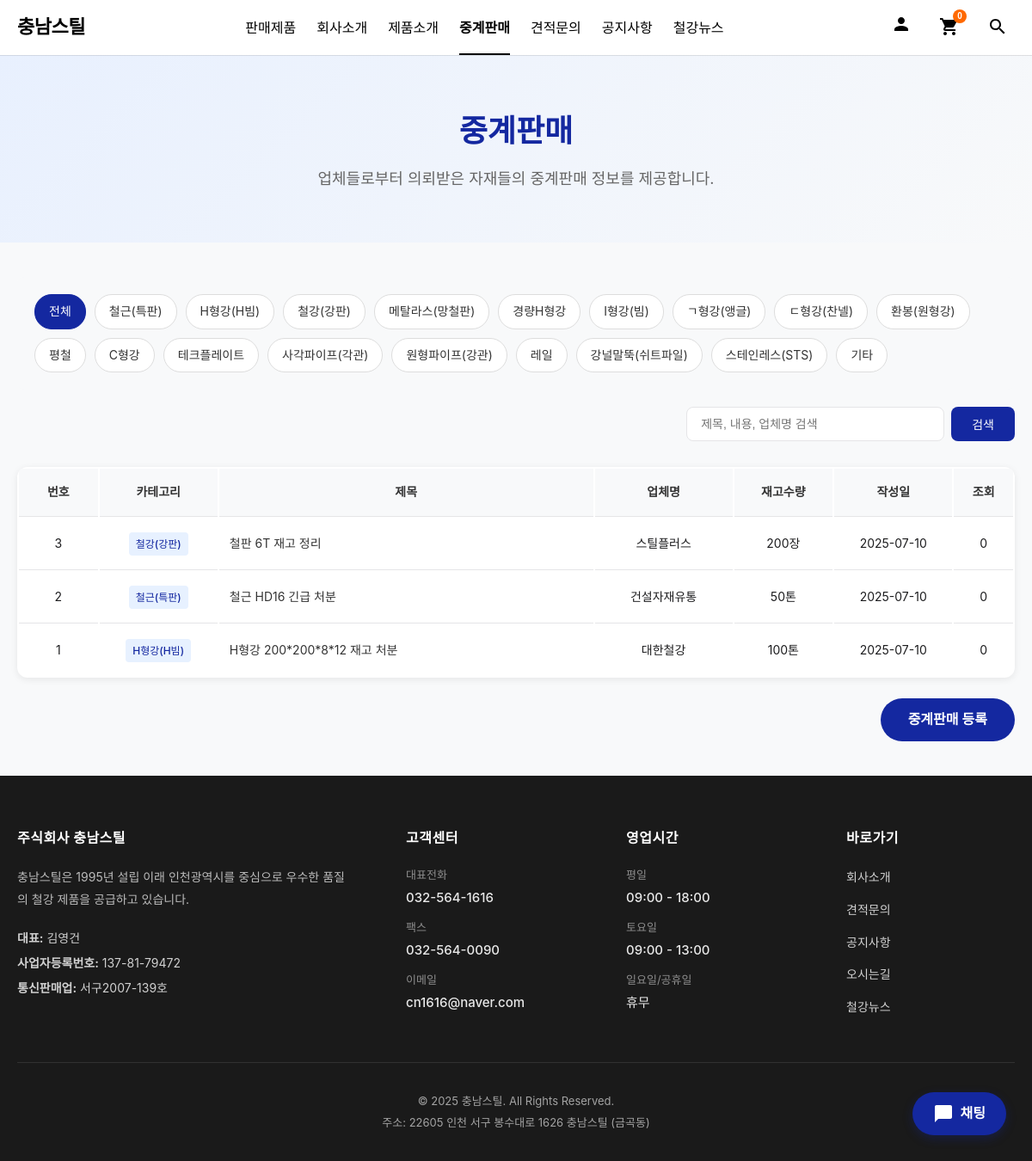
The page /consignment.php on the database its author committed.
### tables this page shows
CREATE TABLE IF NOT EXISTS board_consignment (
    id SERIAL PRIMARY KEY,
    title VARCHAR(255) NOT NULL,
    content TEXT NOT NULL,
    writer VARCHAR(100) NOT NULL,
    password VARCHAR(255) NOT NULL,
    company_name VARCHAR(200) NOT NULL,
    category VARCHAR(50) NOT NULL,
    stock_quantity VARCHAR(100),
    price_info TEXT,
    contact_person VARCHAR(100),
    contact_phone VARCHAR(50),
    contact_email VARCHAR(100),
    location VARCHAR(200),
    attachment VARCHAR(255),
    view_count INTEGER DEFAULT 0,
    status VARCHAR(20) DEFAULT 'active',  
    created_at TIMESTAMP DEFAULT CURRENT_TIMESTAMP,
    updated_at TIMESTAMP DEFAULT CURRENT_TIMESTAMP
);

### db.php (called while the page is built, shortened)
<?php
if (!function_exists('escape')) {
    function escape($str) {
        return htmlspecialchars($str, ENT_QUOTES, 'UTF-8');
    }
}
if (!function_exists('getPagination')) {
    function getPagination($totalCount, $currentPage, $perPage = 10) {
        $totalPages = ceil($totalCount / $perPage);
        $startPage = max(1, $currentPage - 5);
        $endPage = min($totalPages, $currentPage + 5);
        return [
            'totalPages' => $totalPages,
            'currentPage' => $currentPage,
            'startPage' => $startPage,
            'endPage' => $endPage,
            'perPage' => $perPage,
            'offset' => ($currentPage - 1) * $perPage
        ];
    }
}
if (!function_exists('formatDate')) {
    function formatDate($date, $format = 'Y-m-d') {
        return date($format, strtotime($date));
    }
}
?>

### board/board_template.php (called while the page is built, shortened)
<?php
class BoardTemplate {
    private $db;
    private $tableName;
    public function __construct($db, $boardType) {
        $this->db = $db;
        $this->boardType = $boardType;
        switch($boardType) {
            case 'consignment':
                $this->tableName = 'board_consignment';
                break;
        }
    }
    public function getList($page = 1, $perPage = 10, $search = '', $category = '') {
        $offset = ($page - 1) * $perPage;
        $where = [];
        $params = [];
        $whereClause = !empty($where) ? "WHERE " . implode(" AND ", $where) : "";
        $countSql = "SELECT COUNT(*) FROM {$this->tableName} {$whereClause}";
        $stmt = $this->db->prepare($countSql);
        $stmt->execute();
        $totalCount = $stmt->fetchColumn();
        $orderBy = "created_at DESC, id DESC";
        $sql = "SELECT * FROM {$this->tableName} {$whereClause}
                ORDER BY {$orderBy}
                LIMIT :limit OFFSET :offset";
        $stmt = $this->db->prepare($sql);
        $stmt->bindParam(':limit', $perPage, PDO::PARAM_INT);
        $stmt->bindParam(':offset', $offset, PDO::PARAM_INT);
        $stmt->execute();
        return [
            'list' => $stmt->fetchAll(),
            'totalCount' => $totalCount,
            'pagination' => getPagination($totalCount, $page, $perPage)
        ];
    }
}
?>

### consignment.php (the view, shortened to what this page needs)
<?php
require_once 'db.php';
require_once 'board/board_template.php';
include 'head.php';
$board = new BoardTemplate($pdo, 'consignment');
$page = isset($_GET['page']) ? (int)$_GET['page'] : 1;
$search = isset($_GET['search']) ? $_GET['search'] : '';
$category = isset($_GET['category']) ? $_GET['category'] : '';
$categories = [
    '철근' => '철근(특판)',
    'H형강' => 'H형강(H빔)',
    '철강' => '철강(강판)',
    '메탈라스' => '메탈라스(망철판)',
    '경량H형강' => '경량H형강',
    'I형강' => 'I형강(빔)',
    'ㄱ형강' => 'ㄱ형강(앵글)',
    'ㄷ형강' => 'ㄷ형강(찬넬)',
    '환봉' => '환봉(원형강)',
    '평철' => '평철',
    'C형강' => 'C형강',
    '테크플레이트' => '테크플레이트',
    '사각파이프' => '사각파이프(각관)',
    '원형파이프' => '원형파이프(강관)',
    '레일' => '레일',
    '강널말뚝' => '강널말뚝(쉬트파일)',
    '스테인레스' => '스테인레스(STS)',
    '기타' => '기타'
];
$result = $board->getList($page, 10, $search, $category);
$posts = $result['list'];
?>
<div class="page-header">
    <h2>중계판매</h2>
    <p>업체들로부터 의뢰받은 자재들의 중계판매 정보를 제공합니다.</p>
</div>
<section class="board-section">
    <div class="board-container consignment-container">
        <div class="category-filter">
            <a href="?category=" class="category-item <?php echo $category == '' ? 'active' : ''; ?>">전체</a>
            <?php foreach ($categories as $key => $value): ?>
                <a href="?category=<?php echo urlencode($key); ?>"
                   class="category-item <?php echo $category == $key ? 'active' : ''; ?>">
                    <?php echo $value; ?>
                </a>
            <?php endforeach; ?>
        </div>
        <div class="board-search">
            <form method="get" action="">
                <input type="text" name="search" value="<?php echo escape($search); ?>" placeholder="제목, 내용, 업체명 검색">
                <button type="submit">검색</button>
            </form>
        </div>
        <table class="board-table consignment-table">
            <thead>
                <tr>
                    <th width="8%">번호</th>
                    <th width="12%">카테고리</th>
                    <th width="38%">제목</th>
                    <th width="14%">업체명</th>
                    <th width="10%">재고수량</th>
                    <th width="12%">작성일</th>
                    <th width="6%">조회</th>
                </tr>
            </thead>
            <tbody>
                <?php if (empty($posts)): ?>
                <tr>
                    <td colspan="7" class="empty-state">
                        등록된 중계판매 정보가 없습니다.
                    </td>
                </tr>
                <?php else: ?>
                    <?php foreach ($posts as $post): ?>
                    <tr>
                        <td><?php echo $post['id']; ?></td>
                        <td>
                            <span class="category-badge">
                                <?php echo escape($categories[$post['category']] ?? $post['category']); ?>
                            </span>
                        </td>
                        <td style="text-align: left;">
                            <a href="board_view.php?type=consignment&id=<?php echo $post['id']; ?>">
                                <?php echo escape($post['title']); ?>
                            </a>
                        </td>
                        <td><?php echo escape($post['company_name'] ?? $post['writer']); ?></td>
                        <td><?php echo escape($post['stock_quantity'] ?? '-'); ?></td>
                        <td><?php echo formatDate($post['created_at']); ?></td>
                        <td><?php echo $post['view_count']; ?></td>
                    </tr>
                    <?php endforeach; ?>
                <?php endif; ?>
            </tbody>
        </table>
        <div class="board-buttons">
            <a href="board_write.php?type=consignment" class="write-btn">중계판매 등록</a>
        </div>
    </div>
</section>
<?php include 'tail.php'; ?>

### css/samsung-style.css (style rules this page uses)
:root { --primary-blue: #1428A0; --secondary-blue: #2C5AA0; --light-blue: #E8F0FE; --text-primary: #1D1D1F; --text-secondary: #666666; --border-color: #E5E5E7; --bg-light: #F8F9FA; --white: #FFFFFF; }
* { margin: 0; padding: 0; box-sizing: border-box; }
body { font-family: -apple-system, BlinkMacSystemFont, 'Segoe UI', 'Noto Sans KR', '맑은 고딕', sans-serif; font-size: 16px; line-height: 1.6; color: var(--text-primary); background-color: var(--bg-light); -webkit-font-smoothing: antialiased; }

### css/board-style.css (style rules this page uses)
.page-header { background: linear-gradient(135deg, #E8F0FE 0%, #F8F9FA 100%); padding: 60px 0; text-align: center; }
.page-header h2 { font-size: 36px; font-weight: 700; color: var(--primary-blue); margin-bottom: 12px; }
.page-header p { font-size: 18px; color: #666; }
.board-section { background: #F8F9FA; padding: 40px 0; min-height: 600px; }
.board-container { max-width: 1200px; margin: 0 auto; padding: 0 20px; }
.board-search { margin-bottom: 30px; text-align: right; }
.board-search form { display: inline-flex; gap: 8px; }
.board-search input { width: 300px; padding: 10px 16px; border: 1px solid #E5E5E7; border-radius: 8px; font-size: 14px; }
.board-search button { padding: 10px 24px; background: var(--primary-blue); color: white; border: none; border-radius: 8px; font-size: 14px; font-weight: 500; cursor: pointer; transition: all 0.3s ease; }
.board-table { width: 100%; background: white; border-radius: 12px; overflow: hidden; box-shadow: 0 2px 8px rgba(0,0,0,0.08); }
.board-table thead { background: #F8F9FA; }
.board-table th { padding: 16px 12px; font-size: 14px; font-weight: 600; color: #333; text-align: center; border-bottom: 1px solid #E5E5E7; white-space: nowrap; }
.board-table td { padding: 16px 12px; font-size: 14px; text-align: center; border-bottom: 1px solid #E5E5E7; }
.board-table tbody tr:last-child td { border-bottom: none; }
.board-table a { color: #333; text-decoration: none; transition: color 0.3s ease; }
.board-buttons { margin-top: 24px; text-align: right; }
.write-btn { display: inline-block; padding: 12px 32px; background: var(--primary-blue); color: white; text-decoration: none; border-radius: 28px; font-size: 16px; font-weight: 600; transition: all 0.3s ease; }

### consignment.php (style rules this page uses)
.consignment-container { max-width: 1200px; margin: 0 auto; padding: 0 20px; }
.category-filter { display: flex; flex-wrap: wrap; gap: 10px; margin-bottom: 20px; padding: 20px; background: #f8f9fa; border-radius: 8px; }
.category-item { padding: 8px 16px; background: white; border: 1px solid #ddd; border-radius: 20px; text-decoration: none; color: #333; font-size: 14px; transition: all 0.3s ease; }
.category-item.active { background: #1428A0; color: white; border-color: #1428A0; }
.category-badge { display: inline-block; padding: 4px 8px; background: #e7f1ff; color: #1428A0; border-radius: 4px; font-size: 12px; font-weight: 500; }
.consignment-table td { vertical-align: middle; }

### rows shown on the page
board_consignment: id "3", category "철강(강판)", title "철판 6T 재고 정리", company_name "스틸플러스", stock_quantity "200장", created_at "2025-07-10", view_count "0"
board_consignment: id "2", category "철근(특판)", title "철근 HD16 긴급 처분", company_name "건설자재유통", stock_quantity "50톤", created_at "2025-07-10", view_count "0"
board_consignment: id "1", category "H형강(H빔)", title "H형강 200*200*8*12 재고 처분", company_name "대한철강", stock_quantity "100톤", created_at "2025-07-10", view_count "0"

### other values the page prints
$value "철근(특판)"
$value "H형강(H빔)"
$value "철강(강판)"
$value "메탈라스(망철판)"
$value "경량H형강"
$value "I형강(빔)"
$value "ㄱ형강(앵글)"
$value "ㄷ형강(찬넬)"
$value "환봉(원형강)"
$value "평철"
$value "C형강"
$value "테크플레이트"
$value "사각파이프(각관)"
$value "원형파이프(강관)"
$value "레일"
